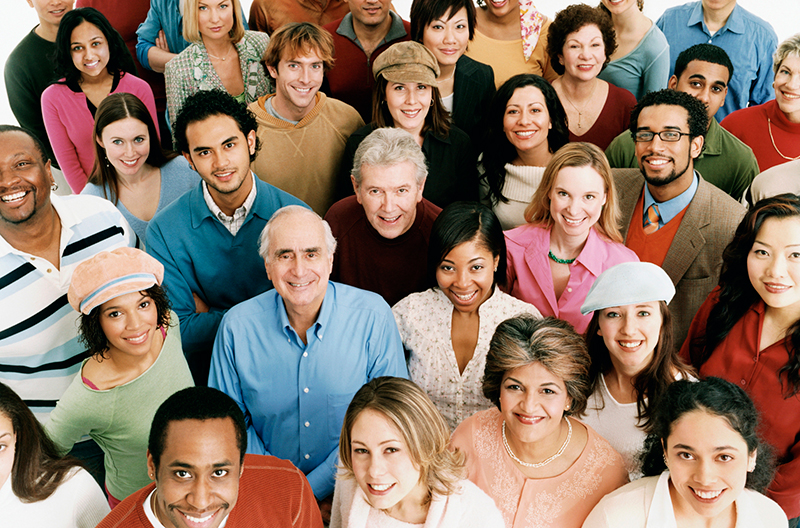
#> input picture imgs/pp2.jpg, 800 x 528 px
$ python face_detect.py
#> lines starting #> are read from the running program, lines starting #| are printed output that depends on the picture; after the words box and inside, x2 and y2 are one past the last pixel; in counts of white or black regions, pixels touching at a corner belong together
import cv2 as cv

img = cv.imread('imgs/pp2.jpg')
#> img is the input picture: shape (528, 800, 3); mean B, G, R 105.1, 119.9, 141.2
cv.imshow('Group', img)

gray = cv.cvtColor(img, cv.COLOR_BGR2GRAY)
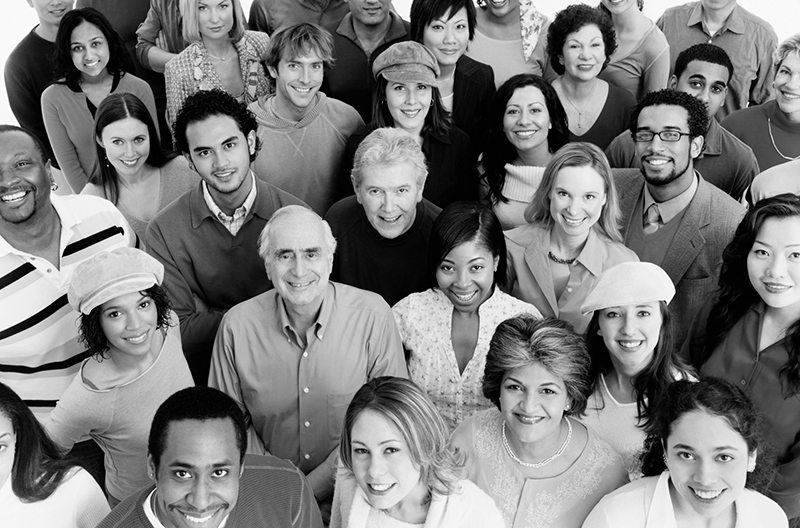
#> gray: shape (528, 800); min 0, max 255, mean 124.6
cv.imshow('Gray group', gray)

haar_cascade = cv.CascadeClassifier('haar_face.xml')

faces_rect = haar_cascade.detectMultiScale(gray, scaleFactor = 1.1, minNeighbors = 3)
#> faces_rect = 21 rows, first 6: [277, 45, 55, 55], [61, 25, 54, 54], [558, 25, 55, 55], [355, 166, 65, 65], [420, 7, 56, 56], [496, 88, 59, 59]

print(f'Number of faces found = {len(faces_rect)}')
#| Number of faces found = 21

for (x, y, w, h) in faces_rect:
  cv.rectangle(img, (x, y), (x+w, y+h), (0, 255, 0), thickness = 3)
#> this loop made 21 passes
#> (x, y, w, h) on passes 1 to 12: (277, 45, 55, 55), (61, 25, 54, 54), (558, 25, 55, 55), (355, 166, 65, 65), (420, 7, 56, 56), (496, 88, 59, 59), (98, 118, 58, 58), (381, 66, 58, 58), (623, 108, 70, 70), (543, 169, 66, 66), (432, 242, 66, 66), (491, 361, 78, 78)
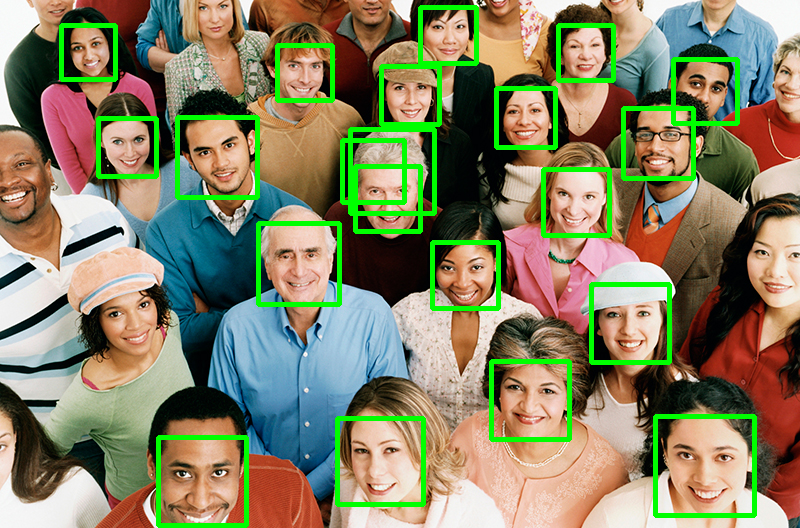
#> img: shape (528, 800, 3); 6.81% of pixels changed, all inside (x1, y1, x2, y2) = (59, 5, 757, 528)

cv.imshow('Detected Faces', img)

cv.waitKey(0)

$ run again, with imgs/pp3.jpg copied over imgs/pp2.jpg
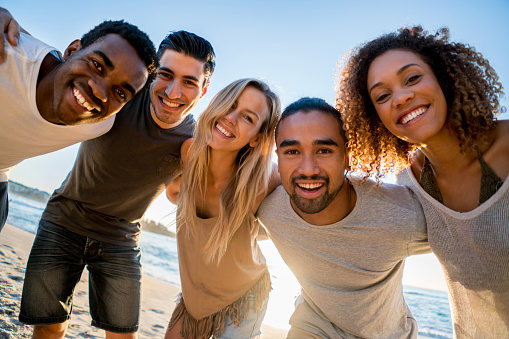
#> input picture imgs/pp3.jpg, 509 x 339 px
#> img is the input picture: shape (339, 509, 3); mean B, G, R 111.8, 122.8, 140.2
#> `gray = cv.cvtColor(img, cv.COLOR_BGR2GRAY)`:
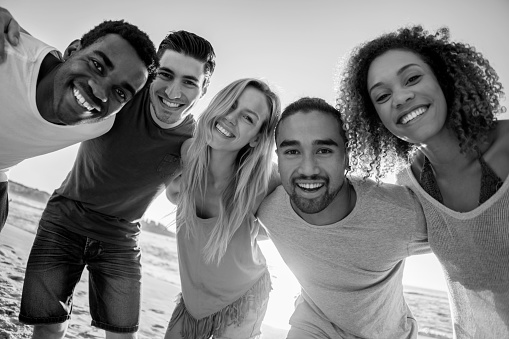
#> gray: shape (339, 509); min 0, max 255, mean 126.8
#> faces_rect = [[144, 54, 64, 64], [127, 203, 72, 72], [264, 116, 89, 89]]
#| Number of faces found = 3
#> the loop `for (x, y, w, h) in faces_rect:` made 3 passes
#> after the loop `for (x, y, w, h) in faces_rect:`:
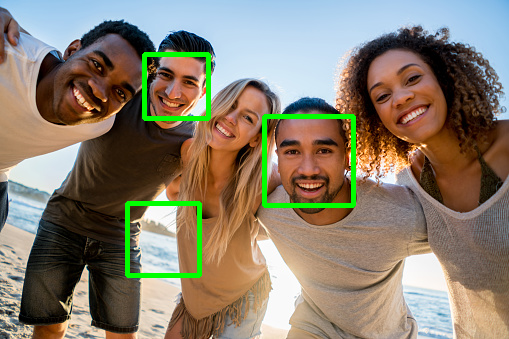
#> img: shape (339, 509, 3); 2.59% of pixels changed, all inside (x1, y1, x2, y2) = (125, 52, 356, 278)

$ run again, with imgs/pp7.jpg copied over imgs/pp2.jpg
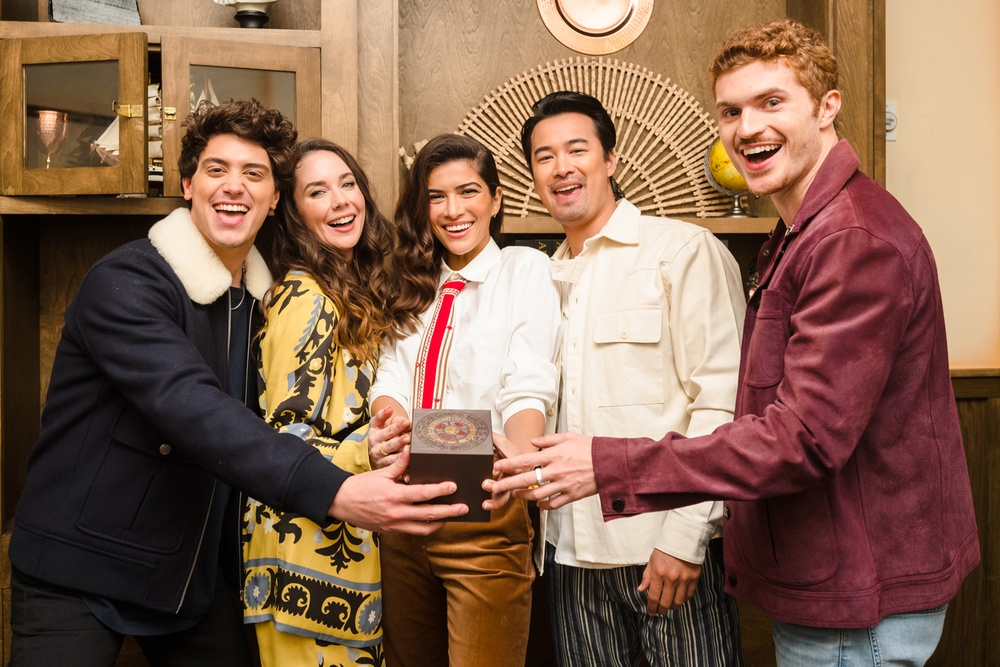
#> input picture imgs/pp7.jpg, 1000 x 667 px, shrunk from 1500 x 1000 before the run
#> img is the input picture: shape (667, 1000, 3); mean B, G, R 81.4, 101.2, 133.8
#> `gray = cv.cvtColor(img, cv.COLOR_BGR2GRAY)`:
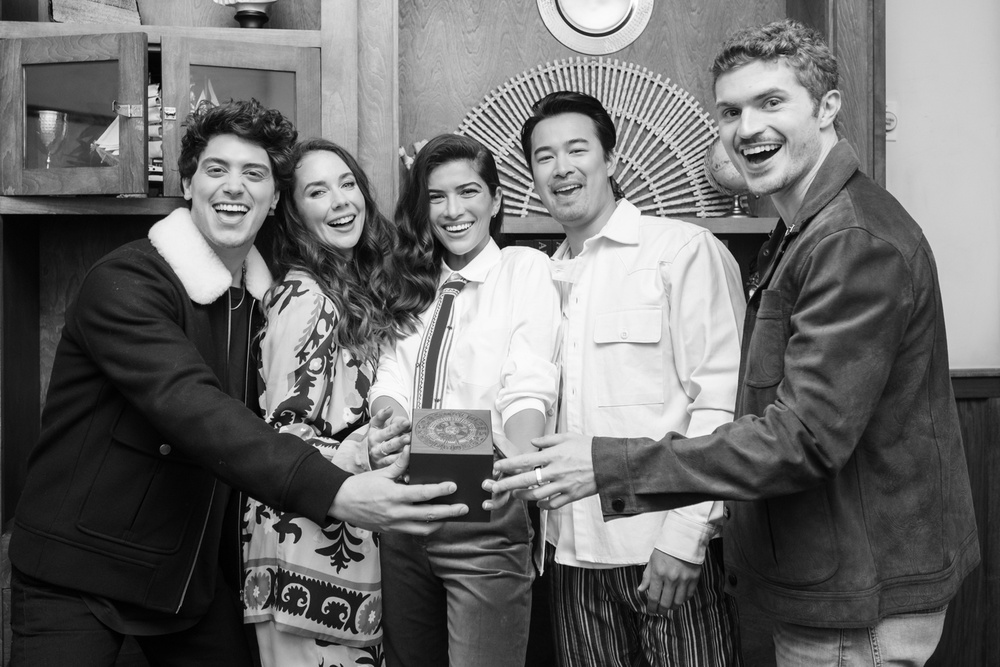
#> gray: shape (667, 1000); min 0, max 255, mean 108.7
#> faces_rect = [[354, 126, 41, 41], [288, 154, 88, 88], [412, 161, 83, 83], [517, 116, 92, 92], [185, 130, 102, 102], [691, 60, 122, 122], [760, 298, 127, 127]]
#| Number of faces found = 7
#> the loop `for (x, y, w, h) in faces_rect:` made 7 passes
#> after the loop `for (x, y, w, h) in faces_rect:`:
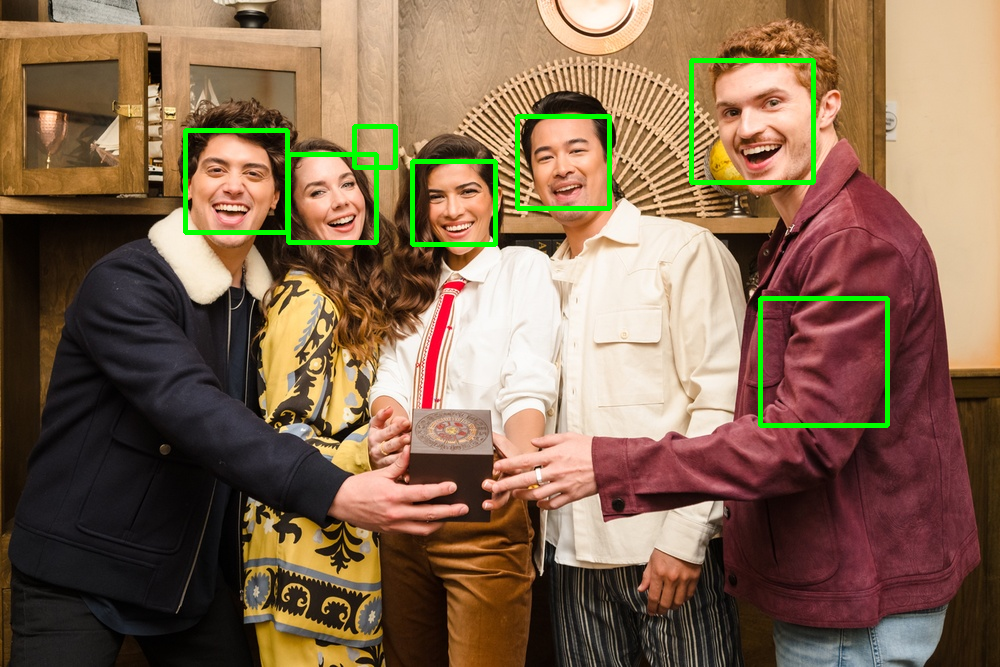
#> img: shape (667, 1000, 3); 1.9% of pixels changed, all inside (x1, y1, x2, y2) = (183, 58, 890, 428)

$ run again, with imgs/cavill.jpg copied over imgs/pp2.jpg
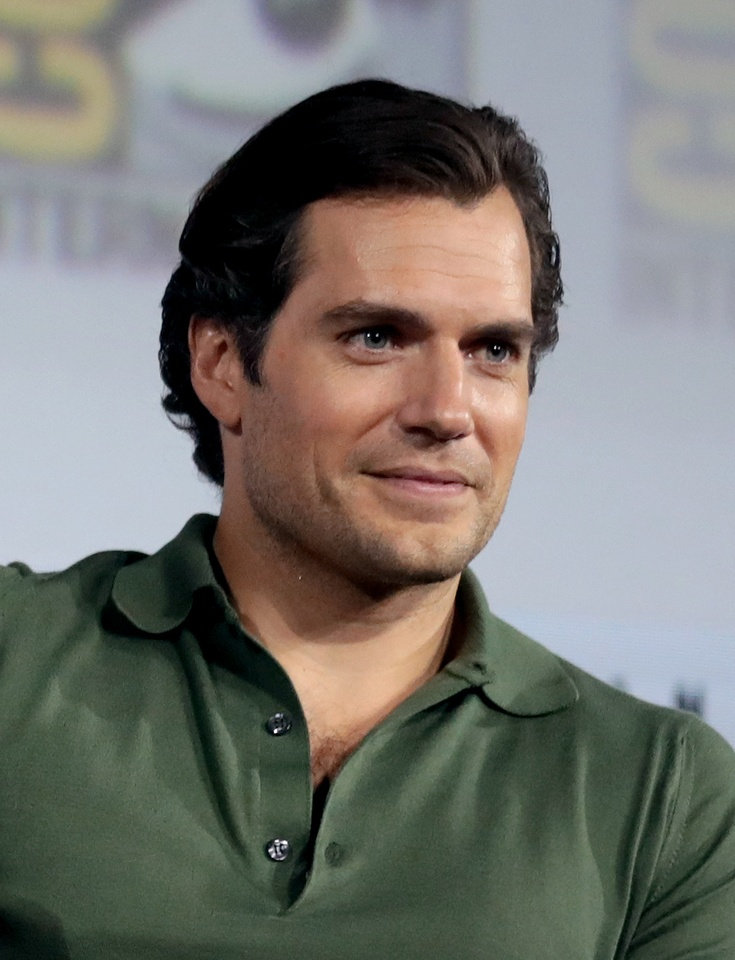
#> input picture imgs/cavill.jpg, 735 x 960 px, shrunk from 1043 x 1362 before the run
#> img is the input picture: shape (960, 735, 3); mean B, G, R 112.3, 117.7, 118.4
#> `gray = cv.cvtColor(img, cv.COLOR_BGR2GRAY)`:
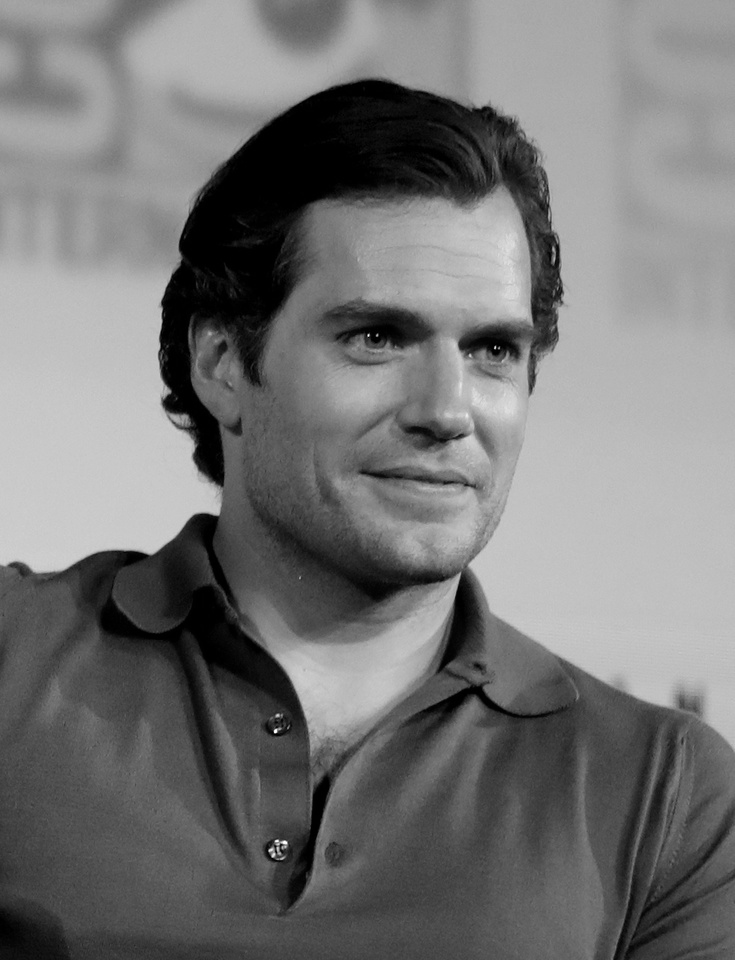
#> gray: shape (960, 735); min 0, max 255, mean 117.3
#> faces_rect = [[265, 212, 340, 340]]
#| Number of faces found = 1
#> the loop `for (x, y, w, h) in faces_rect:` made 1 pass
#> after the loop `for (x, y, w, h) in faces_rect:`:
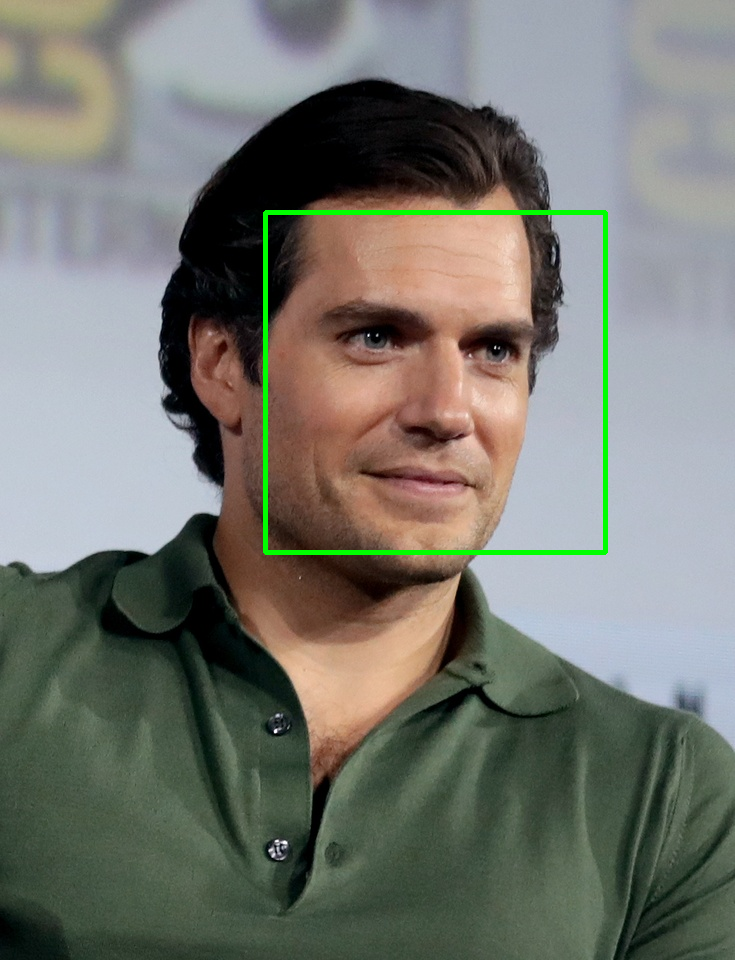
#> img: shape (960, 735, 3); 0.96% of pixels changed, all inside (x1, y1, x2, y2) = (263, 210, 608, 555)
